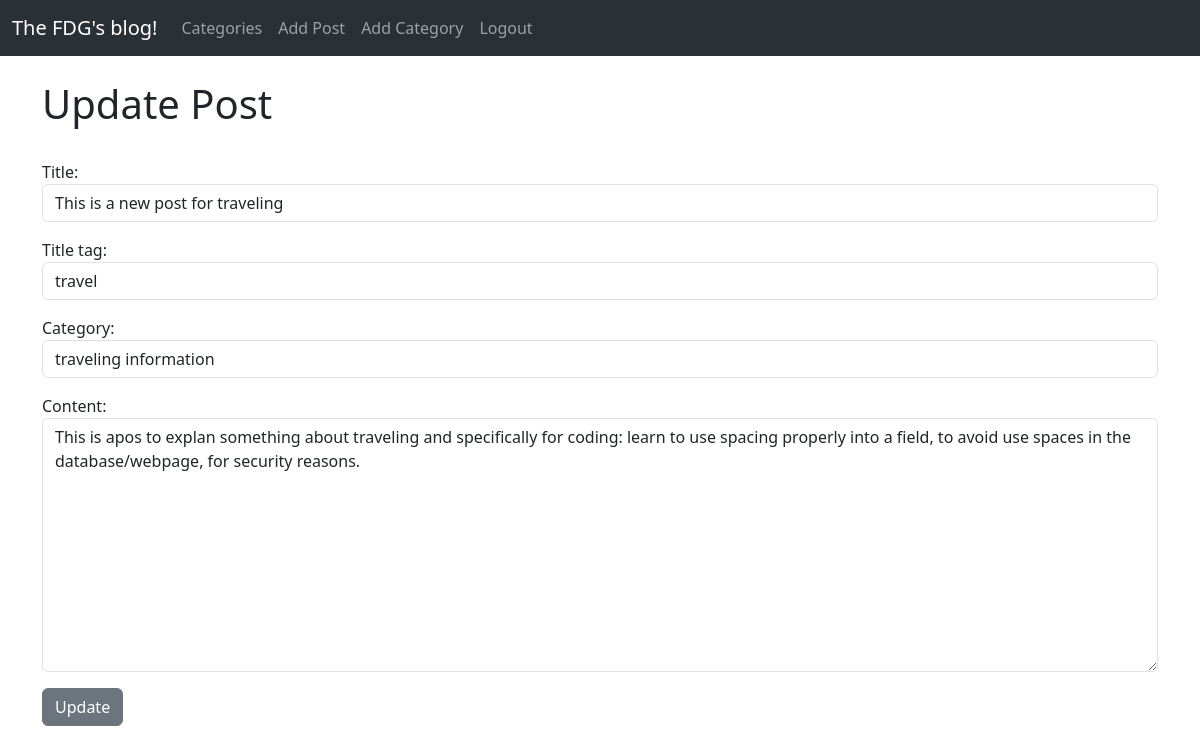
/update_post/15/ (signed in), run on the app's committed database.
### fdgblog/models.py (models this page shows, shortened)
class Post(models.Model):
    title = models.CharField(max_length=255)
    title_tag = models.CharField(max_length=255)
    author = models.ForeignKey(User, on_delete=models.CASCADE)
    content = models.TextField()
    created = models.DateTimeField(auto_now_add=True)
    modified = models.DateTimeField(auto_now=True)
    category = models.CharField(max_length=255, default="uncategorized")

### fdgblog/views.py (the view)
# urls.py: path('update_post/<int:pk>/', UpdatePostView.as_view(), name='update_post'),
class UpdatePostView(UpdateView):
    model = Post
    template_name = 'update_post.html'
    form_class = EditForm

### fdgblog/forms.py
class EditForm(forms.ModelForm):
    class Meta:
        model = Post
        fields = ('title', 'title_tag', 'category', 'content')
        widgets = {
            'title': forms.TextInput(attrs={'class': 'form-control', 'placeholder': 'Enter a Title ...'}),
            'title_tag': forms.TextInput(attrs={'class': 'form-control', 'placeholder': 'Enter a Tag ...'}),
            'category': forms.Select(choices=choice_list, attrs={'class': 'form-control'}),
            'content': forms.Textarea(attrs={'class': 'form-control', 'placeholder': 'Enter Content ...'}),
        }

### fdgblog/templates/update_post.html (shortened to what this page needs)
{% extends 'base.html' %}
{% block content %}
{% if user.is_authenticated %}
    {% if user.id == post.author.id %}
        <h1>Update Post</h1>
        <br>
        <div class="form-floating">
            <form method="POST">
                {{ form.as_p }}
                <button class="btn btn-secondary">Update</button>
        </div>
    {% else %}
        You're not allowed to be here. Please, Register or Login first!
    {% endif %}
{% else %}
You're not allowed to be here. Please, Register or Login first!
{% endif %}
{% endblock %}

### data on the page
Post: title "This is a new post for traveling", title_tag "travel", category "traveling information", content "This is apos to explan something about traveling and specifically for coding: learn to use spacing properly into a field, to avoid use spaces in the database/webpage, for security reasons."
